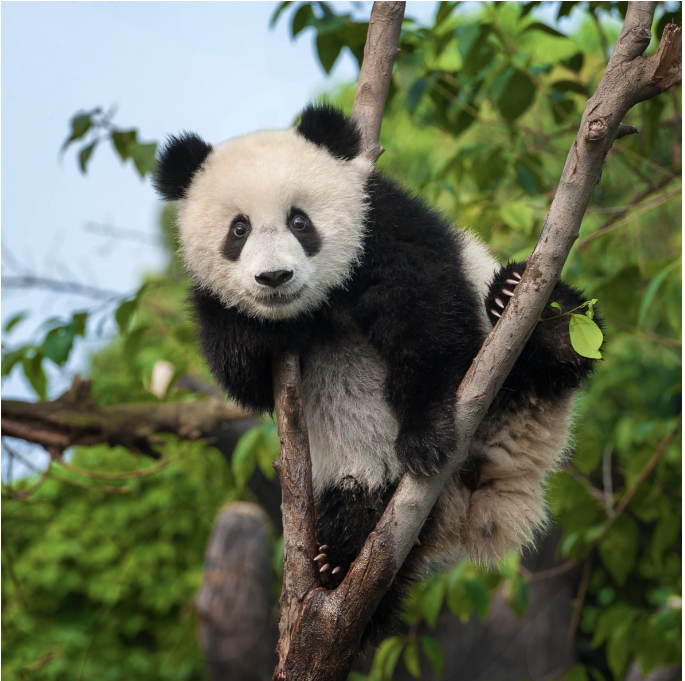
#> input picture opencv/1.images/bit_wise_operators/panda.png, 1370 x 1362 px (shown at 1/2 size)
$ python mask_image.py
#> lines starting #> are read from the running program, lines starting #| are printed output that depends on the picture; after the words box and inside, x2 and y2 are one past the last pixel; in counts of white or black regions, pixels touching at a corner belong together
import cv2 as cv
import numpy as np

# Read the image as matrix of pixels
panda_image = cv.imread('panda.png')
#> panda_image is the input picture: shape (1362, 1370, 3); mean B, G, R 87.2, 109.6, 102.2

blank_image = np.zeros(panda_image.shape[:2], dtype='uint8')
masked_image = cv.circle(blank_image, (400, 500), 400, color=255, thickness=-1)
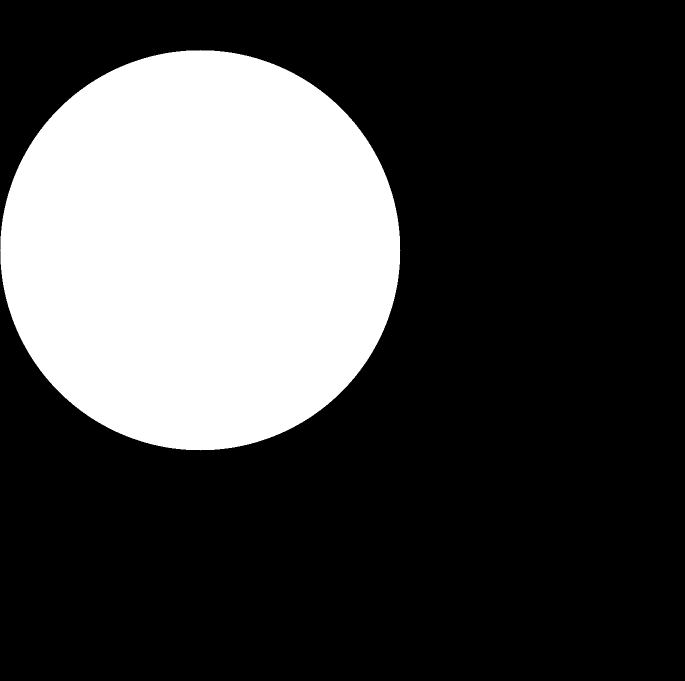
#> blank_image: shape (1362, 1370) (shown at 1/2 size); 26.9% white; 1 white region, box (x1, y1, x2, y2) and area: (0, 100, 801, 901) 502625

result_after_masking = cv.bitwise_and(panda_image, panda_image, mask=masked_image)
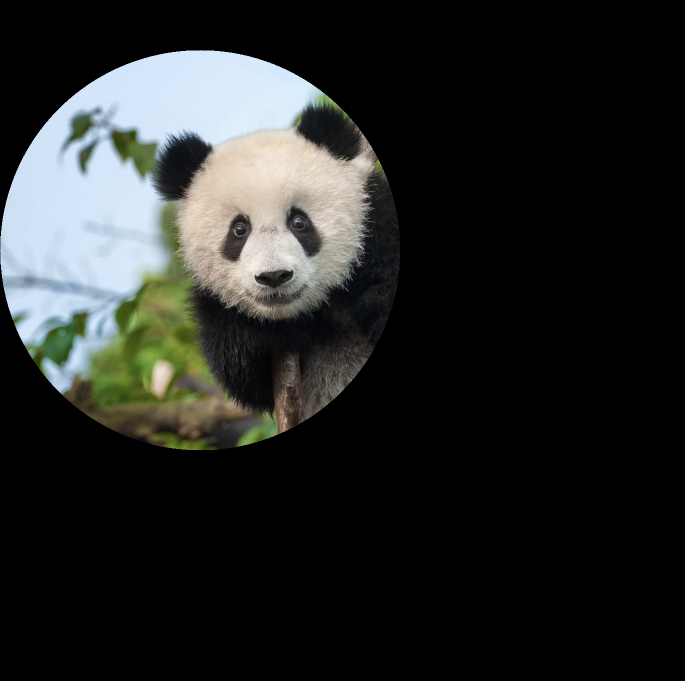
#> result_after_masking: shape (1362, 1370, 3) (shown at 1/2 size); mean B, G, R 37.8, 39.4, 37.6

# Display the image in new window
cv.imshow('panda_image', panda_image)
cv.imshow('masked_image', masked_image)
cv.imshow('result_after_masking', result_after_masking)

# Wait for Infinite amount of time for a keyboard key to be pressed
cv.waitKey(0)

# Close the OpenCV windows
cv.destroyAllWindows()
